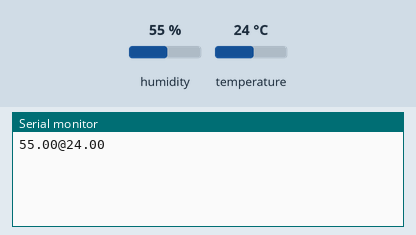
This sketch was run on a simulated Arduino Uno, built with avr-gcc and run on an emulated ATmega328P. Shown: the last lines printed to the serial monitor. The test bench sets the inputs (shaded band); at power-on: humidity 55 %, temperature 24 °C.

Above: at 2.7 s.
2.8 s: humidity set to 22 %
At 5.6 s:
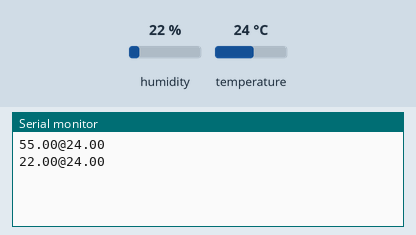
6.6 s: temperature set to 12 °C
At 8.7 s:
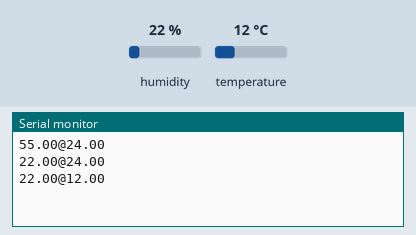
10.4 s: humidity set to 40 %
At 11.9 s:
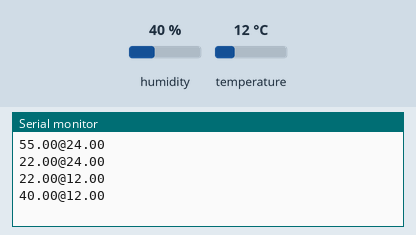
Timing chart, 0 to 13.4 s (numbered marks = the images above; inputs shaded):
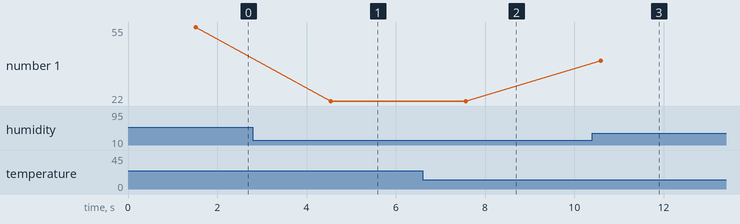

The sketch:

Arduino_SendingData.ino
```cpp
#include "dht.h"
#define dht_apin 7// digital pin;- sensor is connected to

dht DHT;

void setup(){

  Serial.begin(9600);
  delay(500);//Delay to let system boot
  //Serial.println("DHT11 Humidity & temperature Sensor\n\n");
  delay(1000);//Wait before accessing Sensor
  //int humidity_arduino,temperature_arduino;
}//end "setup()"

void loop(){
                               //Start of Program
    DHT.read11(dht_apin);

  //Serial.print("Current humidity = ");
    Serial.print(DHT.humidity);
    Serial.print("@");
    //Serial.print("temperature = ");
    Serial.println(DHT.temperature);
    //Serial.println("@");
    //int humidity_arduino=DHT.humidity;          //typecaste string to int
    //int temperature_arduino=DHT.temperature;    //same done here

    delay(3000);//Wait 3 seconds before accessing sensor again.

  //Fastest should be once every two seconds.

}// end loop()
```

Measured:
- after the input at 2.8 s, the serial monitor: prints a new line after 1.7 s (image 1)
- after the input at 6.6 s, the serial monitor: prints a new line after 0.97 s (image 2)
- after the input at 10.4 s, the serial monitor: prints a new line after 0.20 s (image 3)
- plotted number 1: 55 → 22 after the input at 2.8 s, 22 → 40 after the input at 10.4 s
